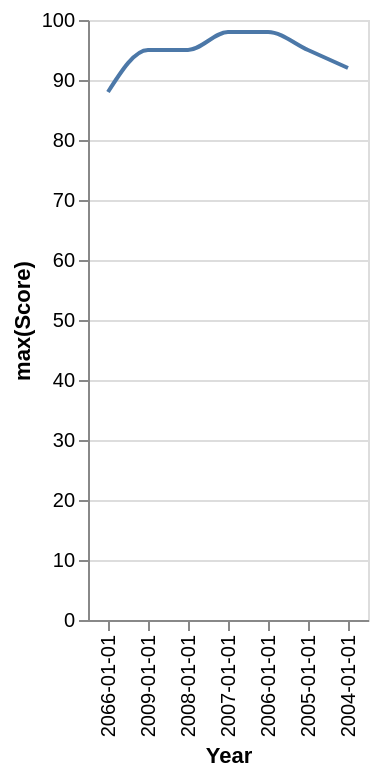

Express this chart as Vega-Lite.
### Vega-Lite specification from a JSON file in a GitHub repository (floating-point values rounded to 4 significant figures)
{"data": {"values": [{"x_data": "2004-01-01", "y_data": 92}, {"x_data": "2005-01-01", "y_data": 95}, {"x_data": "2006-01-01", "y_data": 98}, {"x_data": "2007-01-01", "y_data": 98}, {"x_data": "2008-01-01", "y_data": 95}, {"x_data": "2009-01-01", "y_data": 95}, {"x_data": "2066-01-01", "y_data": 88}]}, "mark": {"type": "line", "interpolate": "monotone"}, "encoding": {"x": {"field": "x_data", "type": "nominal", "title": "Year", "sort": "descending"}, "y": {"field": "y_data", "type": "quantitative", "title": "max(Score)"}}}
